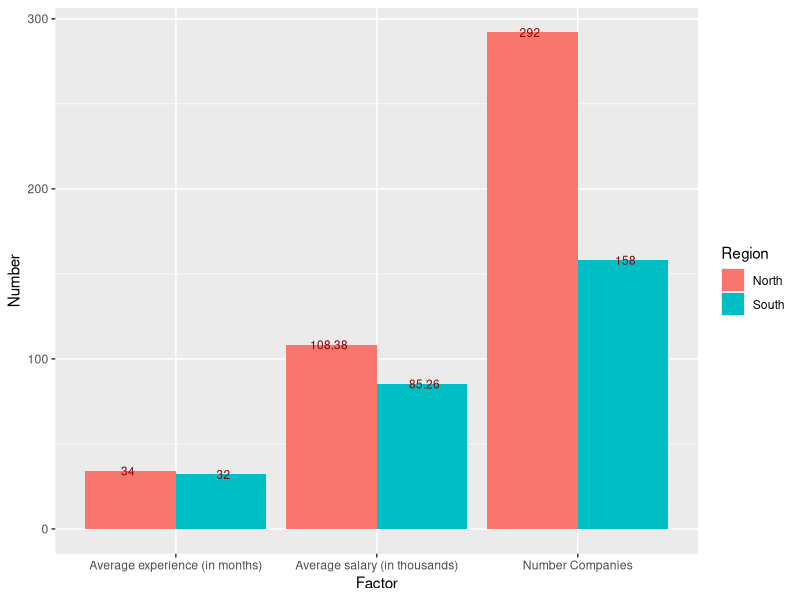
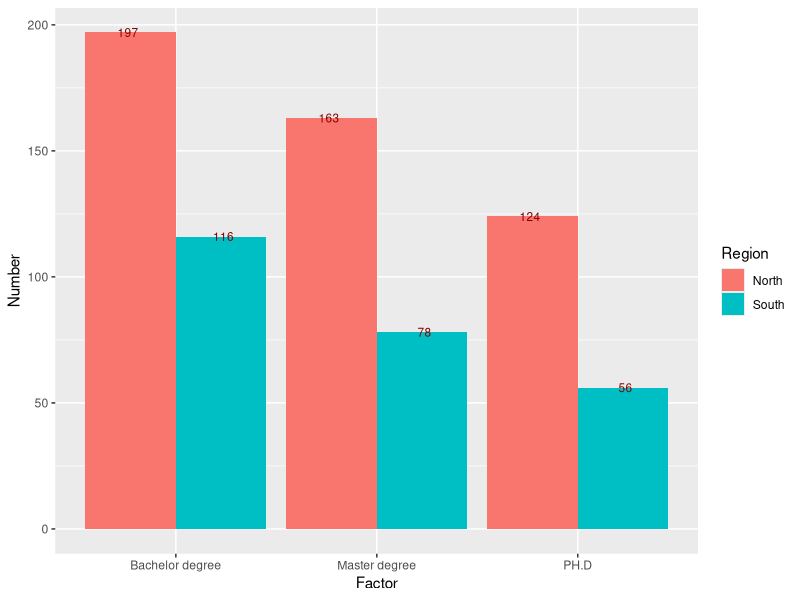
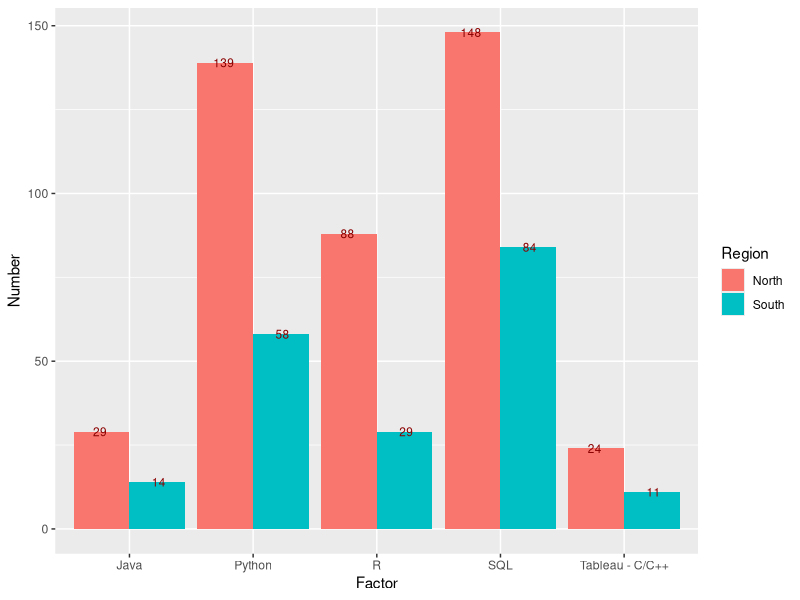
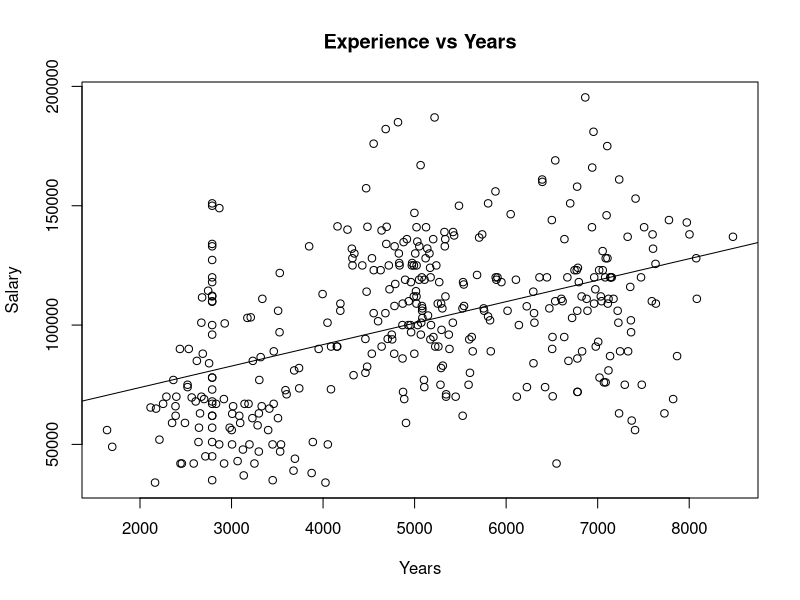

Source code (R) for these figures, in order: (Note: this script raises an error after producing the figures.)
## ---- chunk 1
pkg_list = c("ggplot2", "plyr", "stringr")
mia_pkgs = pkg_list[!(pkg_list %in% installed.packages()[,"Package"])]
if(length(mia_pkgs) > 0) install.packages(mia_pkgs)
loaded_pkgs = lapply(pkg_list, require, character.only=TRUE)
## ---- chunk 2
jdata = read.csv("datarelatedjobs.csv")
names(jdata)
head(jdata)
## ---- chunk 3
summary(jdata)
str(data)
## ---- chunk 4
for(i in 1:length(jdata$Minimum_exp_years)){
  if(jdata$Minimum_exp_years[i] == 1 & !is.na(jdata$Estimate_minimum_average_salary[i])){
    if(jdata$Estimate_minimum_average_salary[i] >= 150000){
      jdata$Minimum_exp_years[i] = 4
    }
    else if(jdata$Estimate_minimum_average_salary[i] >= 130000 &
            jdata$Estimate_minimum_average_salary[i] <  150000){
      jdata$Minimum_exp_years[i] = 3
    }
    else if (jdata$Estimate_minimum_average_salary[i] >= 100000 &
             jdata$Estimate_minimum_average_salary[i] <  130000){
      jdata$Minimum_exp_years[i] = 2
    }
    else{jdata$Minimum_exp_years[i] = 1}
  } 
}
## ---- chunk 5
set.seed(2018)
result = jdata$Estimate_minimum_average_salary[which.min(jdata$Estimate_minimum_average_salary)]
for (i in 1:length(jdata$City))
if(count(jdata$City)$freq[which(count(jdata$City)$x == (jdata$City[i]))] > mean(count(jdata$City)$freq)){ 
  jdata$Jobs_density[i] = "High"
  jdata$City_Bonus[i] = round(rnorm(1, mean = result * 1.75, sd = 500),1) 
} else {
  jdata$Jobs_density[i] = "Low"
  jdata$City_Bonus[i] = round(rnorm(1, mean = result* 1.25, sd = 500),1) 
}

## ---- chunk 6
count(jdata$City)
count(str_detect(jdata$Position, pattern = "Scientist"))
count(str_detect(jdata$Position, pattern = "Analyst"))
count(str_detect(jdata$Position, pattern = "Engineer"))
## ---- chunk 7
set.seed(2018)
for (i in 1:length(jdata$Position)){
  if(str_detect(jdata$Position[i], pattern = "Engineer")){
    jdata$Posi_Bonus[i] = round(rnorm(1, mean = 7000, sd = 500),1)
  }  else if (str_detect(jdata$Position[i], pattern = "Scientist")){
    jdata$Posi_Bonus[i] = round(rnorm(1, mean = 5000, sd = 500),1)
  }  else if (str_detect(jdata$Position[i], pattern = "Analyst")){
    jdata$Posi_Bonus[i] = round(rnorm(1, mean = 3000, sd = 500),1)
  } 
}
#as.numeric(jdata$Posi_Bonus)
## ---- chunk 8
jdata$X = NULL
jdata
## ---- chunk 9
North_sub = jdata[which(jdata$Region == "North CA"),]
head(North_sub,5)
South_sub = jdata[which(jdata$Region == "South CA"),]
head(South_sub,5)
## ---- chunk 10
n_companies_north = rep(0, length(count(North_sub$Company)$freq))
n_companies_south = rep(0, length(count(South_sub$Company)$freq))

for(i in 1:length(count(North_sub$Company)$freq)){
  if(count(North_sub$Company)$freq[i] == 1){
    n_companies_north[i] = count(North_sub$Company)$freq[i] 
  } else{
    n_companies_north[i] = 1
  }
}

for(i in 1:length(count(South_sub$Company)$freq)){
  if(count(South_sub$Company)$freq[i] == 1){
    n_companies_south[i] = count(South_sub$Company)$freq[i] 
  } else{
    n_companies_south[i] = 1
  }
}
sum(n_companies_north)
sum(n_companies_south)
## ---- chunk 11
avg_exp_N = round(mean(North_sub$Minimum_exp_years)*12,0)
avg_exp_S = round(mean(South_sub$Minimum_exp_years)*12,0)
avg_exp_N
avg_exp_S
## ---- chunk 12
#Use NA.omit to omit to take out NA values then use mean function to find average
Omit_yr_salary_N = na.omit(North_sub$Estimate_minimum_average_salary)
Omit_yr_salary_S = na.omit(South_sub$Estimate_minimum_average_salary)
North_Est_min_salary = round(mean(Omit_yr_salary_N)/1000,2)
South_Est_min_salary = round(mean(Omit_yr_salary_S)/1000,2)

North_Est_min_salary
South_Est_min_salary
## ---- chunk 13
firstdf = data.frame(
          Region = rep(c("North", "South"), each = 3),
          Factor = rep(c("Average experience (in months)", "Average salary (in thousands)","Number Companies")),
          Number = c(avg_exp_N, North_Est_min_salary, sum(n_companies_north),
                     avg_exp_S, South_Est_min_salary, sum(n_companies_south)))

plotfirst = ggplot(data = firstdf, aes(x = Factor, y = Number, fill = Region)) + 
    geom_bar(stat = "identity", position=position_dodge()) +  
    geom_text(aes(label = Number), position = position_dodge(0.95), vjust=0.5, color = "darkred", size = 3)

#jpeg('plotfirst.jpg')
#plot(plotfirst)
plotfirst

## ---- chunk 14
#Nearly same as counting number of companies:
#Create 3 vectors: n_bach, n_master, n_phd to store the values.
#For this one we need to use stringr.
#Ex: All levels -> n_bach = n_bach + 1, n_master = n_master + 1, n_phd = n_phd + 1
#BS/MS ->  n_bach = n_bach + 1, n_master = n_master + 1 (Use  stringr so that we can get only BS or only MS)
Standing_sub = jdata[which(jdata$Standing != "NA"),]
North_sub_st = Standing_sub[which(Standing_sub$Region == "North CA"),]
South_sub_st = Standing_sub[which(Standing_sub$Region == "South CA"),]
## ---- chunk 15
count(North_sub_st$Standing)
## ---- chunk 16
n_bach_S = length(str_subset(South_sub_st$Standing, pattern = "^B")) + count(South_sub_st$Standing)$freq[which(count(South_sub_st$Standing) == "All levels")]  
n_bach_S

n_master_S = length(str_subset(South_sub_st$Standing, pattern = "^MS")) + length(str_subset(South_sub_st$Standing, pattern = "MS$")) + count(South_sub_st$Standing)$freq[which(count(South_sub_st$Standing) == "All levels")] - length(str_subset(South_sub_st$Standing, pattern = "^MS$"))
n_master_S

n_PH.D_S = length(str_subset(South_sub_st$standing, pattern = "^PH.D")) + length(str_subset(South_sub_st$Standing, pattern = "PH.D$")) + count(South_sub_st$Standing)$freq[which(count(South_sub_st$Standing) == "All levels")]
n_PH.D_S
## ---- chunk 17
n_bach_N = length(str_subset(North_sub_st$Standing, pattern = "^B")) + count(North_sub_st$Standing)$freq[which(count(North_sub_st$Standing) == "All levels")]  
n_bach_N

n_master_N = length(str_subset(North_sub_st$Standing, pattern = "^MS")) + length(str_subset(North_sub_st$Standing, pattern = "MS$")) + count(North_sub_st$Standing)$freq[which(count(North_sub_st$Standing) == "All levels")] - length(str_subset(North_sub_st$Standing, pattern = "^MS$"))
n_master_N

n_PH.D_N = length(str_subset(North_sub_st$standing, pattern = "^PH.D")) + length(str_subset(North_sub_st$Standing, pattern = "PH.D$")) + count(North_sub_st$Standing)$freq[which(count(North_sub_st$Standing) == "All levels")]
n_PH.D_N
## ---- chunk 18
secondtdf = data.frame(
          Region = rep(c("North", "South"), each = 3),
          Factor = rep(c("Bachelor degree", "Master degree","PH.D")),
          Number = c(n_bach_N, n_master_N, n_PH.D_N,
                     n_bach_S, n_master_S, n_PH.D_S))

plotsecond = ggplot(data = secondtdf, aes(x = Factor, y = Number, fill = Region)) + 
    geom_bar(stat = "identity", position=position_dodge()) +  
    geom_text(aes(label = Number), position = position_dodge(0.95), vjust=0.5, color = "darkred", size = 3)

#jpeg('plotsecond.jpg')
#plot(plotsecond)
plotsecond
## ---- chunk 19
count(jdata$Preferred_lang1)[order(count(jdata$Preferred_lang1)$freq),] 
count(jdata$Preferred_lang2)
## ---- chunk 20
count_order = function(col1, col2, order, top){
  ct1 = count(col1)
  ct2 = count(col2)
  if(order == "decreasing"){
    ct1_inc = ct1[order(ct1$freq, decreasing = T),]
    ct2_inc = ct2[order(ct2$freq, decreasing = T),]
    
    cl = length(ct1_inc$freq) - length(ct2_inc$freq)

    if(cl < 0){
      fresult = data.frame(Lang1 = c(as.character(ct1_inc$x), rep(NA,abs(cl))),
                            Freq1 = c(ct1_inc$freq, rep(NA,abs(cl))),
                            Lang2 = as.character(ct2_inc$x),
                            Freq2 = ct2_inc$freq)                  

    } else{
      fresult = data.frame(Lang1 = as.character(ct1_inc$x),
                            Freq1 = ct1_inc$freq,
                            Lang2 = c(as.character(ct2_inc$x), rep(NA,cl)),
                            Freq2 = c(ct2_inc$freq,rep(NA,cl)))         
      }
  }
  else{
    ct1_dec = ct1[order(ct1$freq, decreasing = F),]
    ct2_dec = ct2[order(ct2$freq, decreasing = F),]
    
    cl = length(ct1_dec$freq) - length(ct2_dec$freq)

    if(cl < 0){
      fresult = data.frame(Lang1 = c(as.character(ct1_dec$x), rep(NA,abs(cl))),
                            Freq1 = c(ct1_dec$freq, rep(NA,abs(cl))),
                            Lang2 = as.character(ct2_dec$x),
                            Freq2 = ct2_dec$freq)                  
    } else{
      fresult = data.frame(Lang1 = as.character(ct1_dec$x),
                            Freq1 = ct1_dec$freq,
                            Lang2 = c(as.character(ct2_dec$x), rep(NA,cl)),
                            Freq2 = c(ct2_dec$freq,rep(NA,cl))) 
    }
  }
  for(i in 1:20){
    for(j in 1:20){
      if(fresult$Lang1[i] == fresult$Lang2[j]){
        fresult$Freq1[i] = fresult$Freq1[i] + fresult$Freq2[j]
      }
    }
  }
  if(order == "decreasing"){
    res = fresult[order(fresult$Freq1, decreasing = T),]
  } else {
    res = fresult[order(fresult$Freq1, decreasing = F),]
  }
  return(res[1:top,1:2])
}


## ---- chunk 21
sl = count_order(South_sub_st$Preferred_lang1, South_sub_st$Preferred_lang2,"decreasing", 5)
nl = count_order(North_sub_st$Preferred_lang1, North_sub_st$Preferred_lang2,"decreasing", 5)
sl
nl
thirddf = data.frame(
          Region = rep(c("North", "South"), each = 5),
          Factor = c("SQL", "Python", "R", "Java", "Tableau - C/C++", 
                     "SQL", "Python", "R", "Java", "Tableau - C/C++"),
          Number = c(nl$Freq1[1], nl$Freq1[2], nl$Freq1[3], nl$Freq1[4], nl$Freq1[5], 
                     sl$Freq1[1], sl$Freq1[2], sl$Freq1[3], sl$Freq1[4], sl$Freq1[5]))

plotthird = ggplot(data = thirddf, aes(x = Factor, y = Number, fill = Region)) + 
    geom_bar(stat = "identity", position=position_dodge()) +  
    geom_text(aes(label = Number), position = position_dodge(0.95), vjust=0.5, color = "darkred", size = 3)

#jpeg('plotsecond.jpg')
#plot(plotsecond)
plotthird
## ---- chunk 22
# Top five most demanding languages:C++, Java, Python,R,SQL

order_lang_S = count(South_sub_st$Preferred_lang1)
order_lang_N = count(North_sub_st$Preferred_lang1)
OLS = order_lang_S[order(order_lang_S$freq, decreasing = TRUE),]
OLN = order_lang_N[order(order_lang_N$freq, decreasing = TRUE),]
OLS_df = data.frame(Name_language = OLS$x, Freq = OLS$freq)
OLN_df = data.frame(Name_language = OLN$x, Freq = OLN$freq)

head(OLS_df, 5)
head(OLN_df, 5)
## ---- chunk 23
n_cpp_North = length(str_subset(North_sub_st$Preferred_lang1, pattern = "^C\\++$")) +length(str_subset(North_sub_st$Preferred_lang2, pattern = "C\\++$"))

n_cpp_South = length(str_subset(South_sub_st$Preferred_lang1, pattern = "^C\\++$")) +length(str_subset(South_sub_st$Preferred_lang2, pattern = "C\\++$"))

n_java_South = length(str_subset(South_sub_st$Preferred_lang1, pattern = "^Java$")) +length(str_subset(South_sub_st$Preferred_lang2, pattern = "^Java$"))

n_java_North = length(str_subset(North_sub_st$Preferred_lang1, pattern = "^Java$")) +length(str_subset(North_sub_st$Preferred_lang2, pattern = "^Java$"))

n_Python_North = length(str_subset(North_sub_st$Preferred_lang1, pattern = "^Python$"))+length(str_subset(North_sub_st$Preferred_lang2, pattern = "^Python$"))

n_Python_South = length(str_subset(South_sub_st$Preferred_lang1, pattern = "^Python$"))  +length(str_subset(South_sub_st$Preferred_lang2, pattern ="^Python$"))

n_R_North = length(str_subset(North_sub_st$Preferred_lang1, pattern = "^R$")) +length(str_subset(North_sub_st$Preferred_lang2, pattern = "R$"))

n_R_South = length(str_subset(South_sub_st$Preferred_lang1, pattern = "^R$"))  +length(str_subset(South_sub_st$Preferred_lang2, pattern = "R$"))
n_R_South
n_SQL_North = length(str_subset(North_sub_st$Preferred_lang1, pattern = "^SQL$")) +length(str_subset(North_sub_st$Preferred_lang1, pattern = "/SQL$")) +length(str_subset(North_sub_st$Preferred_lang2, pattern = "^SQL$"))

n_SQL_South = length(str_subset(South_sub_st$Preferred_lang1, pattern = "^SQL$"))+ length(str_subset(South_sub_st$Preferred_lang1, pattern = "/SQL$"))+ length(str_subset(South_sub_st$Preferred_lang2, pattern = "^SQL$"))


res = cbind(nl,sl)
handwaydf = data.frame(NLang1 = c("SQL", "Python", "R", "Java", "C/C++"),
                       NFreg1 = c(n_SQL_North, n_Python_North, n_R_North, n_java_North, n_cpp_North),
                       SLang1 = c("SQL", "Python", "R", "Java", "C/C++"),
                       NLang1 = c(n_SQL_South, n_Python_South, n_R_South, n_java_South, n_cpp_South))
res
handwaydf
## ---- chunk 24
top10nl = count_order(North_sub_st$Preferred_lang1, North_sub_st$Preferred_lang2,"decreasing", 10)
top10sl = count_order(South_sub_st$Preferred_lang1, South_sub_st$Preferred_lang2,"decreasing", 10)
top10nl
top10sl
## ---- chunk 25
# Names of Companies that satisfy the conditions
# Make sure to change the value inside of "" to find the desired companies name that satisfied the conditions
   x = jdata$Company[which(jdata$Preferred_lang1 == "Python")]
   y = jdata$Company[which(jdata$Minimum_exp_years <= 1)]
   z = jdata$Company[which(jdata$Region == "NorthCA")]

Companies_List = list(x,y,z)
Companies_List
## ---- chunk 26
find_company = function(Standing, Exp, Region, Language){
  
  
}
## ---- chunk 27
model = lm(Estimate_minimum_average_salary ~ Posi_Bonus, data = jdata)
plot(jdata$Estimate_minimum_average_salary ~ jdata$Posi_Bonus
, main = "Experience vs Years", xlab = "Years", ylab = "Salary")
abline(model)
## ---- chunk 28
jdata$Jobs_density[1]
count(jdata$Position)
## ---- chunk 29
My_est_salary(jdata$Jobs_density[2], jdata) - jdata$Estimate_minimum_average_salary[2]
